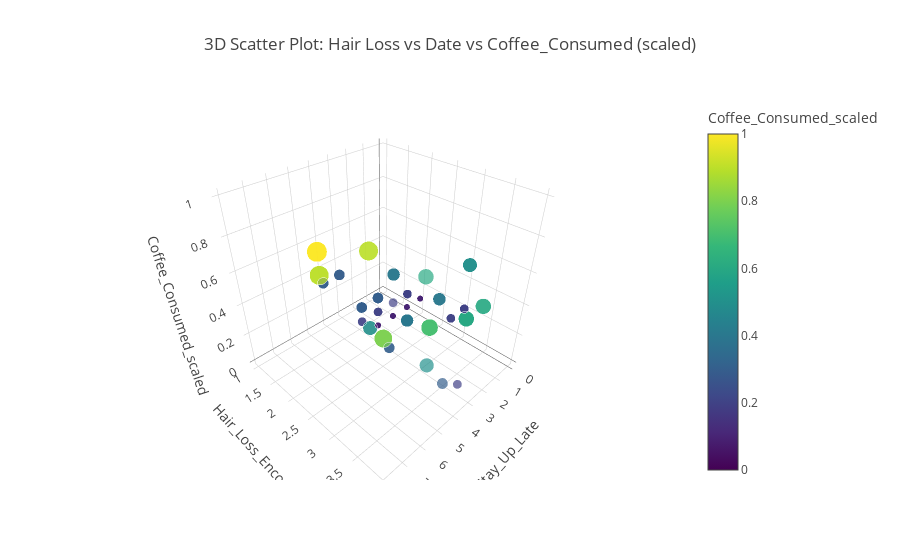

This figure's notebook cell:
### Code cell
# %%
# Import libraries
import pandas as pd
import numpy as np
import plotly.express as px
from scipy.interpolate import make_interp_spline

# %%
# Prepare dataset
df = luke_hair_data.copy()
df['Date'] = pd.to_datetime(df['Date'], format='%d/%m/%Y')
df = df.sort_values('Date')

# Choose third variable
third_var = 'Coffee_Consumed'  # change to Brain_Working_Duration, Stress_Level_Encoding, etc.

# %%
# --- Automatic Min-Max Scaling ---
scaled_var = third_var + '_scaled'
df[scaled_var] = (df[third_var] - df[third_var].min()) / (df[third_var].max() - df[third_var].min())

# %%
# Option 1: Color-coded scatter plot
fig1 = px.scatter(
    df,
    x='Date',
    y='Hair_Loss_Encoding',
    color=scaled_var,                      # scaled variable for color
    color_continuous_scale='Viridis',      # smooth gradient
    hover_data=['Hair_Loss', 'Brain_Working_Duration', 'Stress_Level'],
    title=f'Scatter Plot of Hair Loss vs Date colored by {third_var} (scaled)'
)
# fig1.show()


# %%
# Option 3: Bubble chart (size = scaled third variable)
# fig3 = px.scatter(
    # df,
    # x=2nd variable,
    # y='Hair_Loss_Encoding',
    # size=3rd variable,                        # size proportional to scaled variable
    # color=3rd variable,                       # color gradient
    # color_continuous_scale='Viridis',
    # hover_data=['Hair_Loss', 'Brain_Working_Duration', 'Stress_Level'],
    # title=f'Bubble Chart of Hair Loss vs Date with {third_var} as Size & Color (scaled)'
# )
# fig3.show()

# %%
# Option 4: 3D scatter plot
fig4 = px.scatter_3d(
    df,
    x=2nd variable,
    y='Hair_Loss_Encoding',
    z=3rd var,
    color=3rd var,
        size=3rd var,   
    color_continuous_scale='Viridis',
    hover_data=['Hair_Loss', 'Brain_Working_Duration', 'Stress_Level'],
    title=f'3D Scatter Plot: Hair Loss vs 2nd variable vs {third_var} (scaled)'
)
fig4.show()

### Figure 1 — Plotly figure (JSON) as saved in the notebook; plotly's stock layout.template omitted (floating-point values rounded to 4 significant figures; data arrays with more than 128 entries replaced by an {"elided": "..."} marker saying what was removed)
{"data": [{"customdata": {"elided": "400x3 mixed values"}, "hovertemplate": "Stay_Up_Late=%{x}<br>Hair_Loss_Encoding=%{y}<br>Coffee_Consumed_scaled=%{marker.color}<br>Hair_Loss=%{customdata[0]}<br>Brain_Working_Duration=%{customdata[1]}<br>Stress_Level=%{customdata[2]}<extra></extra>", "legendgroup": "", "marker": {"color": {"elided": "400 float values"}, "coloraxis": "coloraxis", "size": {"elided": "400 float values"}, "sizemode": "area", "sizeref": 0.0025, "symbol": "circle"}, "mode": "markers", "name": "", "scene": "scene", "showlegend": false, "type": "scatter3d", "x": {"elided": "400 int values"}, "y": {"elided": "400 int values"}, "z": {"elided": "400 float values"}}], "layout": {"coloraxis": {"colorbar": {"title": {"text": "Coffee_Consumed_scaled"}}, "colorscale": [[0, "#440154"], [0.1111, "#482878"], [0.2222, "#3e4989"], [0.3333, "#31688e"], [0.4444, "#26828e"], [0.5556, "#1f9e89"], [0.6667, "#35b779"], [0.7778, "#6ece58"], [0.8889, "#b5de2b"], [1, "#fde725"]]}, "legend": {"itemsizing": "constant", "tracegroupgap": 0}, "scene": {"domain": {"x": [0, 1], "y": [0, 1]}, "xaxis": {"title": {"text": "Stay_Up_Late"}}, "yaxis": {"title": {"text": "Hair_Loss_Encoding"}}, "zaxis": {"title": {"text": "Coffee_Consumed_scaled"}}}, "title": {"text": "3D Scatter Plot: Hair Loss vs Date vs Coffee_Consumed (scaled)"}}}
